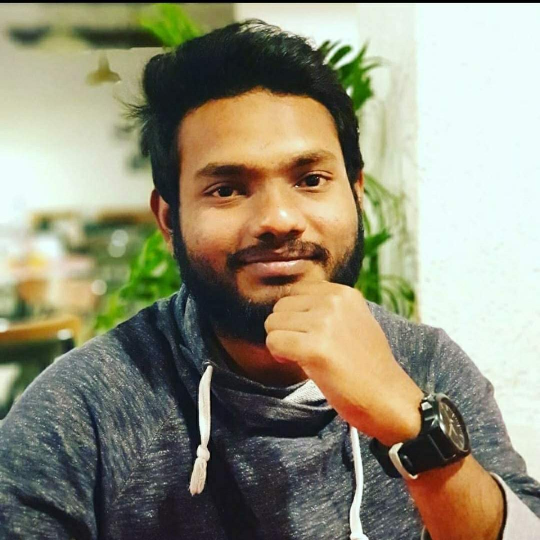
#> input picture test_image.jpg, 1080 x 1080 px, found by its file name (shown at 1/2 size)
$ python Training_images.py
#> lines starting #> are read from the running program, lines starting #| are printed output that depends on the picture
### FaceRecognitionCode.py
import numpy as np
import cv2
import os


# Face detection is done
def faceDetection(test_img):
    gray_img = cv2.cvtColor(test_img, cv2.COLOR_BGR2GRAY)
    face_haar = cv2.CascadeClassifier(r'D:\Face Recognition Project\FaceRecognition\haarcascade_frontalface_alt.xml')  # Give path to haar classifier as i have given
    faces = face_haar.detectMultiScale(gray_img, scaleFactor=1.2, minNeighbors=3)
    return faces, gray_img


# Labels for training data has been created

def labels_for_training_data(directory):
    faces = []
    faceID = []

    for path, subdirnames, filenames in os.walk(directory):
        for filename in filenames:
            if filename.startswith("."):
                print("skipping system file")
                continue
            id = os.path.basename(path)
            img_path = os.path.join(path, filename)
            print("img_path", img_path)
            print("id: ", id)
            test_img = cv2.imread(img_path)
            if test_img is None:
                print("Not Loaded Properly")
                continue

            faces_rect, gray_img = faceDetection(test_img)
            if len(faces_rect) != 1:
                continue
            (x, y, w, h) = faces_rect[0]
            roi_gray = gray_img[y:y + w, x:x + h]
            faces.append(roi_gray)
            faceID.append(int(id))
    return faces, faceID


# Here training Classifier is called
def train_classifier(faces,faceID):
    face_recognizer = cv2.face.LBPHFaceRecognizer_create()
    face_recognizer.train(faces,np.array(faceID))
    return face_recognizer


# Drawing a Rectangle on the Face Function
def draw_rect(test_img, face):
    (x, y, w, h) = face
    cv2.rectangle(test_img, (x, y), (x + w, y + h), (0, 255, 0), thickness=3)


# Putting text on images
def put_text(test_img, text, x, y):
    cv2.putText(test_img, text, (x, y), cv2.FONT_HERSHEY_DUPLEX, 3, (255, 0, 0), 6)

### Training_images.py
import numpy as np
import cv2
import os

import FaceRecognitionCode as fr
print (fr)

test_img=cv2.imread(r'D:\Face Recognition Project\FaceRecognition\test_image.jpg')  #Give path to the image which you want to test
#> test_img is the input picture: shape (1080, 1080, 3); mean B, G, R 121.2, 143, 146.5


faces_detected,gray_img=fr.faceDetection(test_img)
#> in faceDetection, `gray_img = cv2.cvtColor(test_img, cv2.COLOR_BGR2GRAY)`:
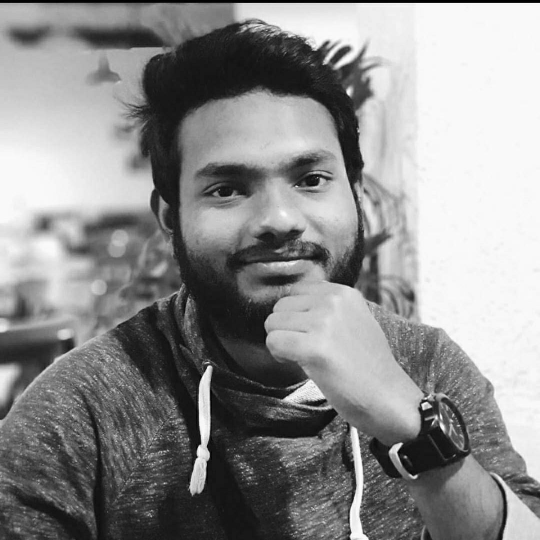
#> gray_img: shape (1080, 1080) (shown at 1/2 size); min 0, max 255, mean 141.6
#> in faceDetection, `faces = face_haar.detectMultiScale(gray_img, scaleFactor=1.2, minNeigh..`: faces = [[331, 198, 432, 432]]
#> faces_detected = [[331, 198, 432, 432]]
print("face Detected: ",faces_detected)
#| face Detected:  [[331 198 432 432]]
#> pass 2 of the loop in labels_for_training_data, `for path, subdirnames, filenames in os.walk(directory):`:
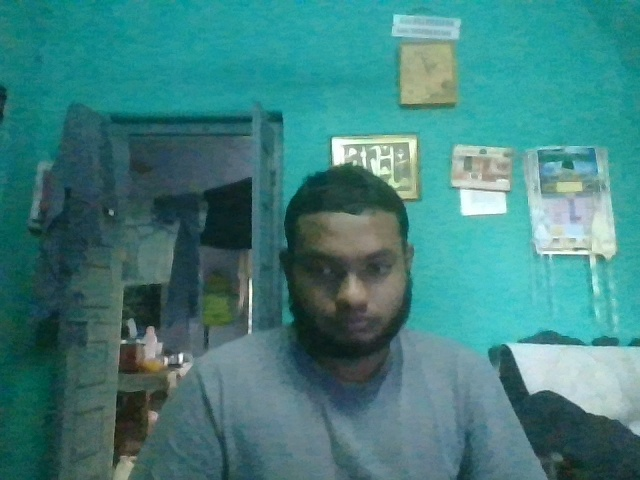
#> input picture Images/0/image0001.jpg, 640 x 480 px
#> in labels_for_training_data, test_img is the input picture: shape (480, 640, 3); mean B, G, R 126.4, 127.8, 64.1
#> in faceDetection (call 2), `gray_img = cv2.cvtColor(test_img, cv2.COLOR_BGR2GRAY)`:
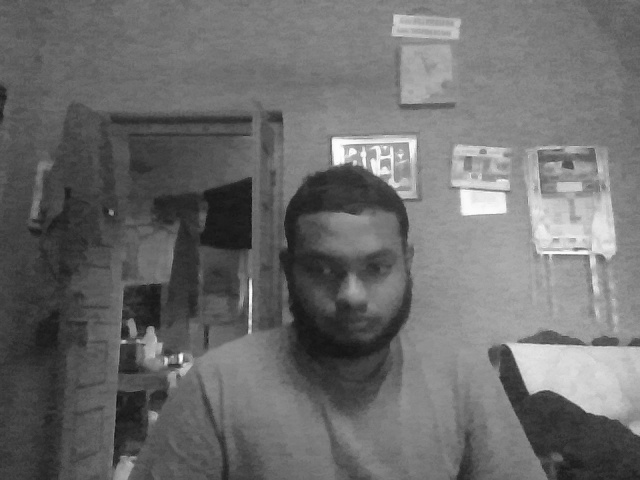
#> gray_img: shape (480, 640); min 17, max 254, mean 108.6
#> faces = [[280, 218, 144, 144]]
#> in labels_for_training_data, `(x, y, w, h) = faces_rect[0]`: x = 280; y = 218; w = 144
#> in labels_for_training_data, `roi_gray = gray_img[y:y + w, x:x + h]`:
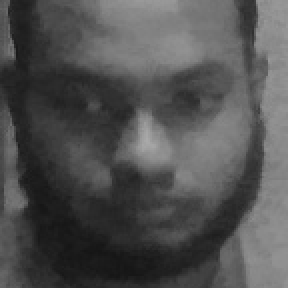
#> roi_gray: shape (144, 144) (shown 2 times larger); min 21, max 170, mean 81.1

#Training will begin from here

faces,faceID=fr.labels_for_training_data(r'D:\Face Recognition Project\FaceRecognition\Images') #Give path to the train-images folder which has both labeled folder as 0 and 1
face_recognizer=fr.train_classifier(faces,faceID)
face_recognizer.save(r'D:\Face Recognition Project\FaceRecognition\trainingData.yml') #It will save the trained model. Just give path to where you want to save

name={0:"Rahim Baig",1:"Vijay Deverakonda"}    #Change names accordingly. If you want to recognize only one person then write:- name={0:"name"} thats all. Dont write for id number 1.


for face in faces_detected:
    (x,y,w,h)=face
    roi_gray=gray_img[y:y+h,x:x+h]
    label,confidence=face_recognizer.predict(roi_gray)
    print ("Confidence :",confidence)
    print("label :",label)
    fr.draw_rect(test_img,face)
    predicted_name=name[label]
    fr.put_text(test_img,predicted_name,x,y)
#> this loop made 1 pass
#> pass 1, `roi_gray=gray_img[y:y+h,x:x+h]`:
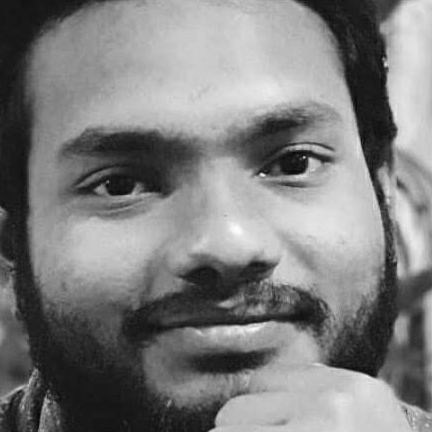
#> roi_gray: shape (432, 432); min 5, max 252, mean 125.9
#> after the loop:
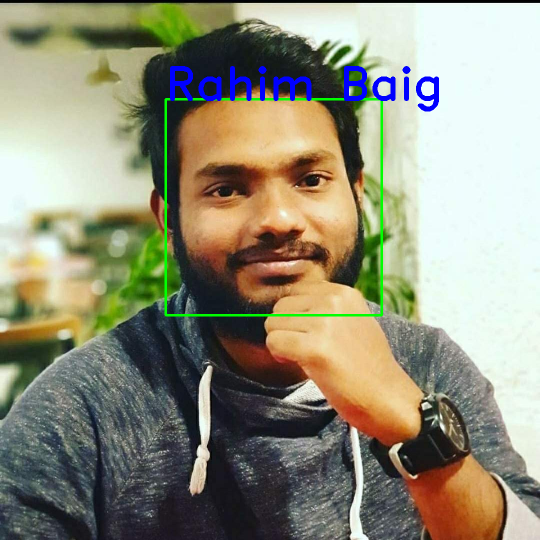
#> test_img: shape (1080, 1080, 3) (shown at 1/2 size); mean B, G, R 122.5, 142.7, 144.6

resized_img=cv2.resize(test_img,(1000,700))
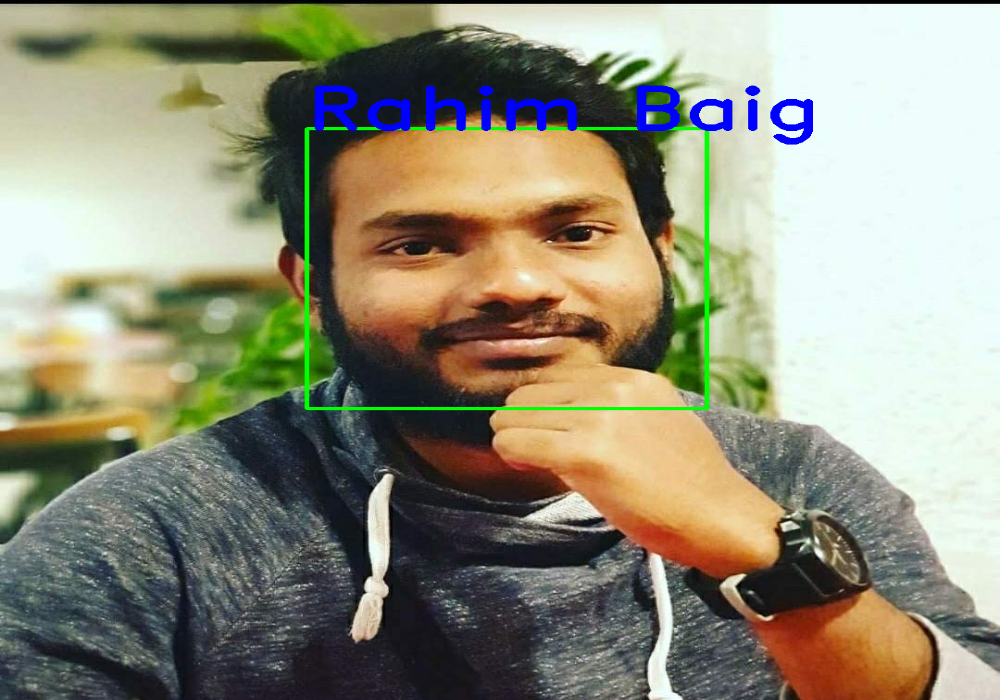
#> resized_img: shape (700, 1000, 3); mean B, G, R 122.4, 142.6, 144.4

cv2.imshow("face detection ", resized_img)
cv2.waitKey(0)
cv2.destroyAllWindows
